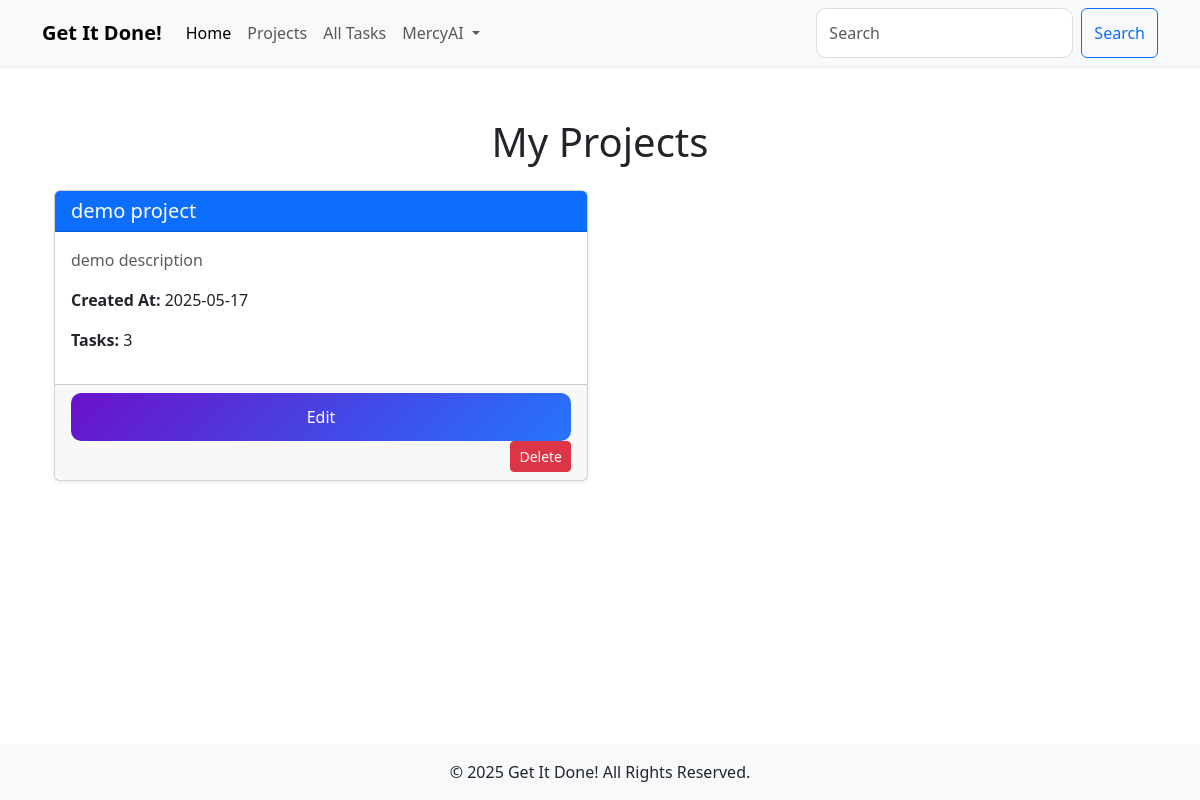
Page /projects (signed in) on the earlier database version.
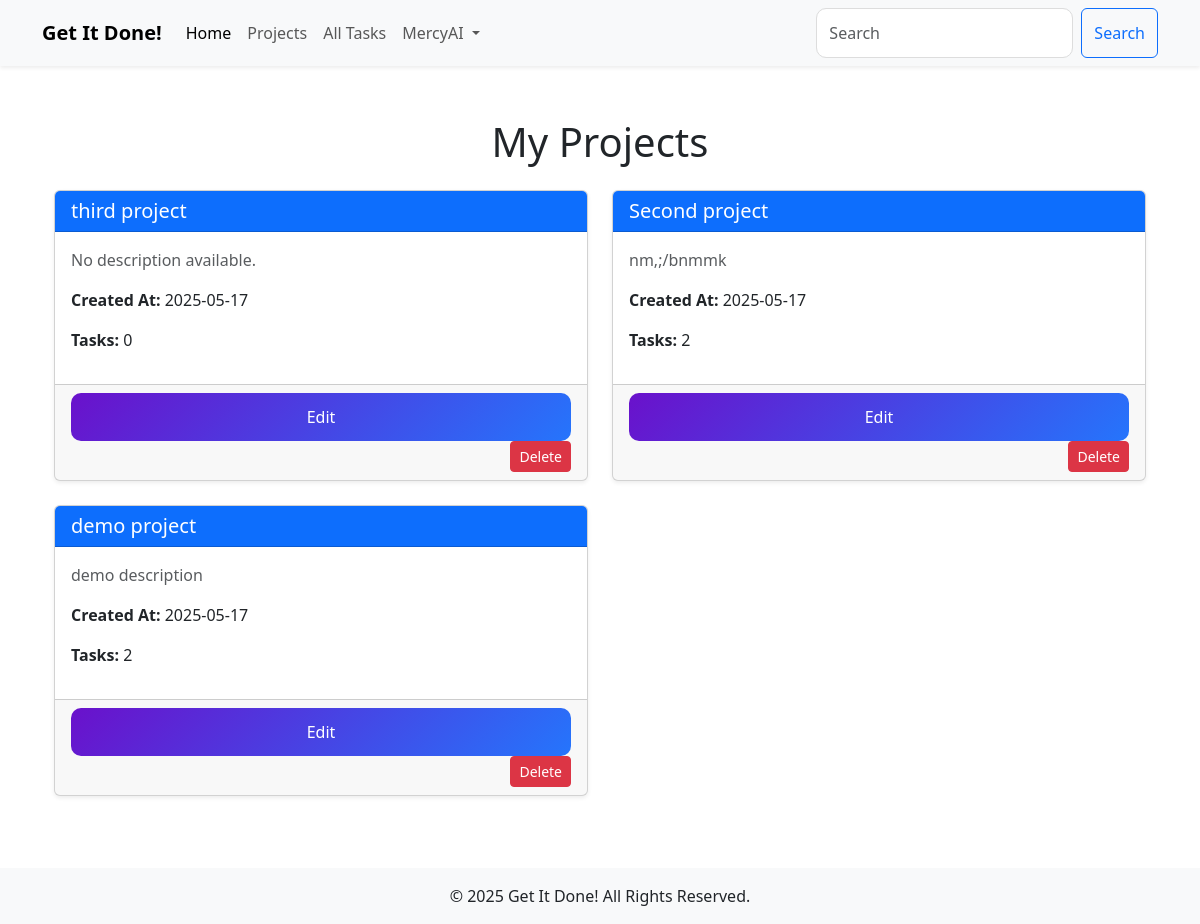
Same page on the later database version.
### models.py (models this page shows, shortened)
class Project(db.Model):
    id = db.Column(db.Integer, primary_key=True)
    name = db.Column(db.String(200), nullable=False, unique=True)
    description = db.Column(db.Text, nullable=True)
    deadline = db.Column(db.DateTime, nullable=True)
    created_at = db.Column(db.DateTime, default=db.func.current_timestamp())
    updated_at = db.Column(db.DateTime, default=db.func.current_timestamp(), onupdate=db.func.current_timestamp())
    owner_id = db.Column(db.Integer, db.ForeignKey('user.id'), nullable=False, index=True)  # Project owner
    owner = db.relationship('User', backref='projects')  # Link to the User model
    tasks = db.relationship('Task', backref='project', lazy='select')  # Link to the Task model

### main.py (the view)
@app.route('/projects')
@login_required
def projects():
    projects = Project.query.filter_by(owner_id=current_user.id).order_by(Project.created_at.desc()).all()
    return render_template('projects.html', projects=projects)

### main.py (called while the page is built)
@login_manager.user_loader
def load_user(user_id):
    return User.query.get(int(user_id))

### templates/projects.html (shortened to what this page needs)
{% extends 'base.html' %}
{% block content %}
<div class="container">
    <h1 class="mb-4 text-center">My Projects</h1>
    {% if projects|length > 0 %}
    <div class="row">
        {% for project in projects %}
        <div class="col-md-6 mb-4">
            <div class="card shadow-sm">
                <div class="card-header bg-primary text-white">
                    <h5 class="mb-0">{{ project.name }}</h5>
                </div>
                <div class="card-body">
                    <p class="text-muted">{{ project.description or "No description available." }}</p>
                    <p><strong>Created At:</strong> {{ project.created_at.strftime('%Y-%m-%d') }}</p>
                    <p><strong>Tasks:</strong> {{ project.tasks|length }}</p>
                </div>
                <div class="card-footer text-end">
                    <a href="{{ url_for('edit_project', project_id=project.id) }}" class="btn btn-sm btn-primary">Edit</a>
                    <form method="POST" action="{{ url_for('delete_project', project_id=project.id) }}" class="d-inline">
                        <button type="submit" class="btn btn-sm btn-danger">Delete</button>
                    </form>
                </div>
            </div>
        </div>
        {% endfor %}
    </div>
    {% else %}
    <div class="alert alert-info text-center" role="alert">
        No projects available. Start by creating a new project!
    </div>
    {% endif %}
</div>
{% endblock %}

Differences in the rows shown:
added Project: name "third project", description "No description available.", created_at "2025-05-17", tasks|length "0"
added Project: name "Second project", description "nm,;/bnmmk", created_at "2025-05-17", tasks|length "2"
computed for Project "demo project": tasks|length "3" → "2"
